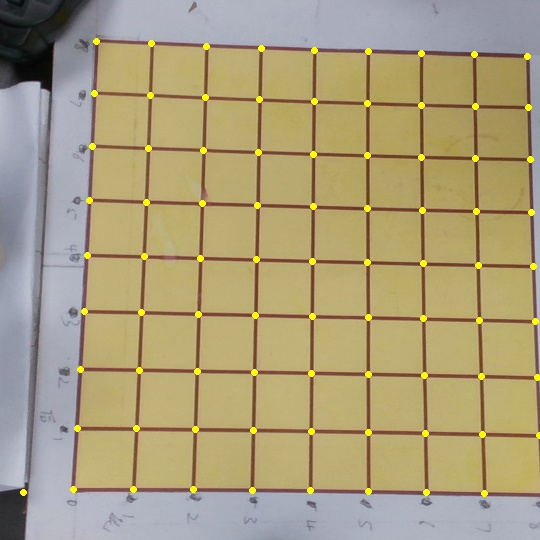
#> input picture src/board.jpg, 540 x 540 px
$ python -i five_chess.py   (imports and definitions only)   (older library calls are emulated)
#> lines starting #> are read from the running program, lines starting #| are printed output that depends on the picture; after the words box and inside, x2 and y2 are one past the last pixel; in counts of white or black regions, pixels touching at a corner belong together
# --**-- coding : utf-8 --**--
# --**-- author:dingchao --**--
# --**-- time :190726   --**--

import cv2  as cv
import numpy as np
import pyrealsense2 as rs
import threading


# using intel realsense


class Recognize():
    def  __init__(self, no_chess_img):
       self.first_img = no_chess_img
       self.white_min = np.array([70, 5, 180])###手动调整，主要是光线影响对这个有很大的干扰
       self.white_max = np.array([75, 30, 220])
       self.black_min = np.array([0, 0, 0])
       self.black_max = np.array([130, 120, 70])
       self.black_list = []   ###识别到的黑子白子，存放的是（x,y）
       self.white_list = []
       self.blackpointij = [] ###存放(i,j)，第几行，第几列
       self.whitepointij =[]
       self.intersection_list =  [[]for i in range(9)]###存放棋盘的交点坐标
       self.time_count = 0
       self.time_tag = 0
       self.len_w_and_b =0
       self.need2getreal =[]
       self.realist = [[]for i in range(9)]
       for j in range(9):
           for i in range(9):
               self.realist[j].append((i * 3.1, round(24.8 - j * 3.1, 1)))


    # [30 lines left out: function get_real, not called in this run]


    def board_rectify(self):#  输出坐标列表
        def perfect_it(ranked_list):
            new_list = []
            def delete_some(ranked_list):
                for i in range(len(ranked_list)):
                    repeat = False
                    repeat_back = False
                    if i < len(ranked_list) - 1:
                        repeat = (((ranked_list[i][1] - ranked_list[i + 1][1]) ** 2 + (
                                ranked_list[i][0] - ranked_list[i + 1][0]) ** 2) < 100)
                    if i > 1:
                        repeat_back = (((ranked_list[i][1] - ranked_list[i - 1][1]) ** 2 + (
                                ranked_list[i][0] - ranked_list[i - 1][0]) ** 2) < 100)
                    if i < len(ranked_list) - 1 \
                            and ranked_list[i][1] <= ranked_list[i + 1][1]  +5 \
                            and ranked_list[i][1] >= ranked_list[i + 1][1] - 5\
                            and not repeat:  ##可手动调整
                        new_list.append(ranked_list[i])
                    elif i > 1 \
                            and ranked_list[i][1] <= ranked_list[i - 1][1] + 5 \
                            and ranked_list[i][1] >= ranked_list[i - 1][1] - 5\
                            and not repeat_back:
                        new_list.append(ranked_list[i])
                    else:
                        pass
                print('删除部分后长度为',len(new_list))

            def add_some(deleted_some):
                list_good = [[] for i in range(9)]
                y_list = []
                x_list = []
                y = 0
                for point in deleted_some:
                    if not (y - 20 <= point[1] <= y + 20):
                        y = point[1]
                        y_list.append(point[1])
                for i in range(9):
                    for point in deleted_some:
                        if (y_list[i] - 20 <= point[1] <= y_list[i] + 20):
                            list_good[i].append(point)
                        else:
                            pass


                for i in range(9):
                    if len(list_good[i]) < 9:
                        dlist = []
                        for j in range(len(list_good[i]) - 1):
                            d = list_good[i][j + 1][0] - list_good[i][j][0]
                            dlist.append(d)
                        sort = dlist.copy()
                        sort.sort()
                        min = sort[0]
                        for j in range(len(dlist)):
                            tmp = (dlist[j] + 10) // min
                            if tmp == 1:
                                pass
                            elif tmp == 2:
                                list_good[i].insert(j + 1, (list_good[i][j][0] + min, list_good[i][j][1]))
                            elif tmp == 3:
                                list_good[i].insert(j + 1, (list_good[i][j][0] + min, list_good[i][j][1]))
                                list_good[i].insert(j + 2, (list_good[i][j][0] + 2 * min + 1, list_good[i][j][1]))
                    else:
                        pass
                print('list good', list_good)
                return list_good
            # [11 lines of commented-out code are left out]

            delete_some(ranked_list)
            perfect_list = add_some(new_list)
           # perfect_list = delete_more(perfect_list)
            return perfect_list

        def point_rank(points_list): #初始化所有点的排序
            points = points_list
            def compare(point1, point2):
                if point2[1] >= point1[1] + 15:
                    return False
                elif point2[1] <= point1[1] - 15:
                    return True
                elif point2[0] >= point1[0]:
                    return False
                else:
                    return True

            def points_rank(points_list):  # 采用快排
                if len(points_list) >= 2:
                    mid = points_list[len(points_list) // 2]  # 选取基准值
                    left, right = [], []  # 定义基准值左右两侧的列表
                    points_list.remove(mid)  # 从原始数组中移除基准值
                    for point in points_list:
                        if compare(point, mid):  # 返回值为真，表示point点比mid大
                            right.append(point)
                        else:
                            left.append(point)
                    return points_rank(left) + [mid] + points_rank(right)
                else:
                    return points_list

            new_lists = points_rank(points)
            print(len(new_lists),'排列好的坐标点：',new_lists)
            return new_lists

        def get_good_line(binary, img):
            # print(~gray ==255 - gray.copy())
            cv.waitKey(30)
            rows, cols = binary.shape
            scale = 30  ###可手动调节
            # 识别横线
            kernel = cv.getStructuringElement(cv.MORPH_RECT, (cols // scale, 1))
            eroded = cv.erode(binary, kernel, iterations=1)
            # cv.imshow("Eroded Image",eroded)
            dilatedcol = cv.dilate(eroded, kernel, iterations=1)
            cv.imshow("row", dilatedcol)
            # 识别竖线
            kernel = cv.getStructuringElement(cv.MORPH_RECT, (1, rows // scale))
            eroded = cv.erode(binary, kernel, iterations=1)
            dilatedrow = cv.dilate(eroded, kernel, iterations=1)
            cv.imshow("col", dilatedrow)
            points_list = []
            # 标识交点
            bitwiseAnd = cv.bitwise_and(dilatedcol, dilatedrow)
            cv.imshow("points", bitwiseAnd.copy())
            im2, points, blackhierarchy = cv.findContours(bitwiseAnd, cv.RETR_EXTERNAL,
                                                           cv.CHAIN_APPROX_SIMPLE)
            for point in points:
                (x, y), radius = cv.minEnclosingCircle(point)
                center = (int(x), int(y))
                points_list.append(center)
                # radius = int(radius)
                # 绘制闭圆
                # img = cv.circle(img, center, radius, (0, 255, 0), 3)
                # cv.imshow('oo', img)
            # 标识表格

            points = point_rank(points_list)
            finallist = perfect_it(points)
            for i in range(9):
                for j in range(9):
                    img2 = cv.circle(img, finallist[i][j], 2, (0, 255, 255), 2)

            cv.imshow('biaoding',img2)
            cv.waitKey(0)
            cv.destroyAllWindows()

            return finallist

        gray = cv.cvtColor(self.first_img, cv.COLOR_BGR2GRAY)
        binary = cv.adaptiveThreshold(~gray, 255,
                                      cv.ADAPTIVE_THRESH_GAUSSIAN_C, cv.THRESH_BINARY, 25, -8) #可手动调整
        self.intersection_list= get_good_line(binary, self.first_img)
        print('终于矫正好棋盘了！！')
        return True, self.intersection_list


    # [106 lines left out: functions get_position, output_point, not called in this run]

>>> import cv2
>>> picture = cv2.imread('board.jpg')
#> picture is the input picture: shape (540, 540, 3); mean B, G, R 123.3, 158.3, 171.1
>>> result = Recognize(picture).board_rectify()
#> in board_rectify, `gray = cv.cvtColor(self.first_img, cv.COLOR_BGR2GRAY)`:
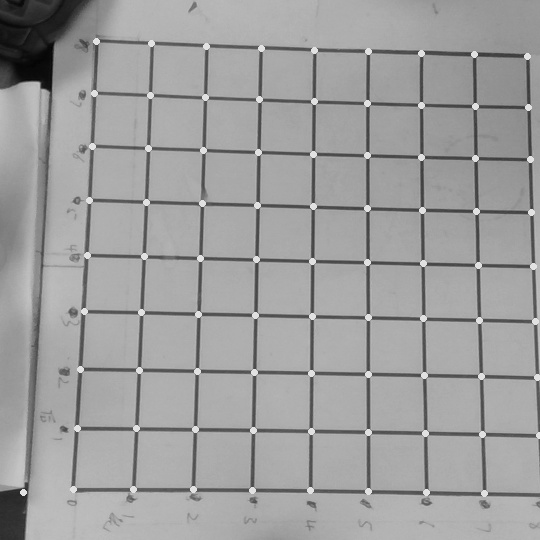
#> gray: shape (540, 540); min 3, max 231, mean 158.2
#> in board_rectify, `binary = cv.adaptiveThreshold(~gray, 255, cv.ADAPTIVE_THRESH_GAUSSIAN_..`:
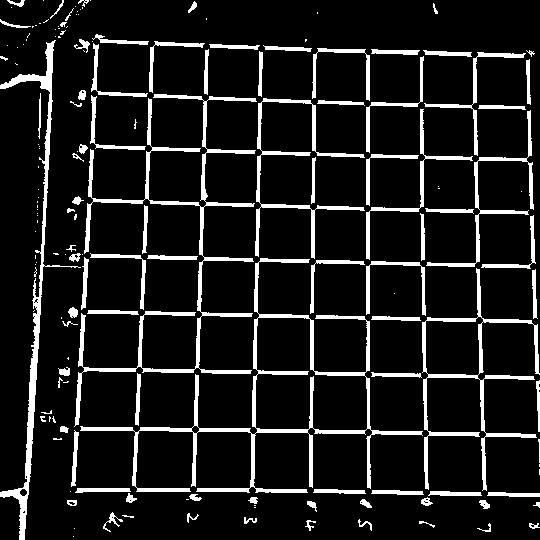
#> binary: shape (540, 540); 11% white; 165 white regions (75 under 20 px), largest, box (x1, y1, x2, y2) and area: (80, 258, 423, 493) 5369, (74, 94, 257, 427) 4712, (0, 40, 81, 540) 3127
#> in get_good_line, `eroded = cv.erode(binary, kernel, iterations=1)`:
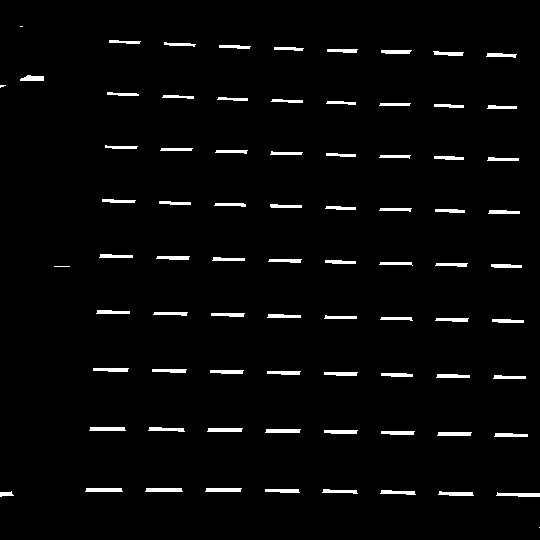
#> eroded: shape (540, 540); 2.8% white; 78 white regions (4 under 20 px), largest, box (x1, y1, x2, y2) and area: (496, 492, 540, 497) 153, (85, 488, 123, 492) 146, (145, 488, 183, 492) 146
#> in get_good_line, `dilatedcol = cv.dilate(eroded, kernel, iterations=1)`:
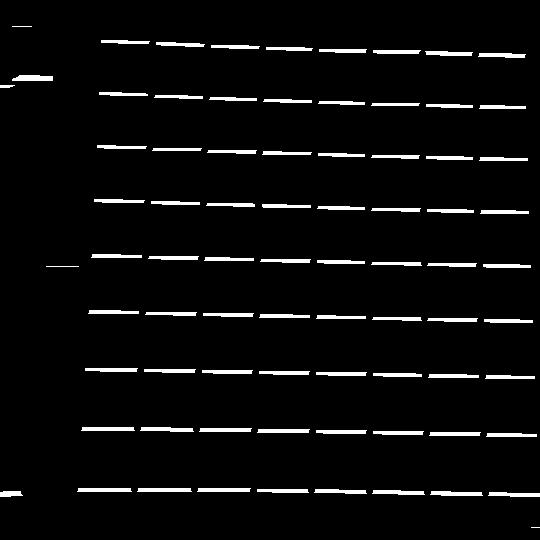
#> dilatedcol: shape (540, 540); 4.6% white; 78 white regions (1 under 20 px), largest, box (x1, y1, x2, y2) and area: (430, 491, 483, 496) 216, (12, 75, 53, 81) 215, (77, 488, 132, 492) 214
#> in get_good_line, `eroded = cv.erode(binary, kernel, iterations=1)`:
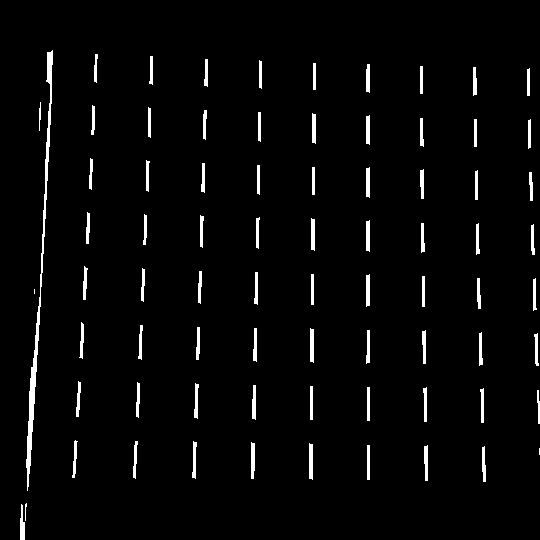
#> eroded: shape (540, 540); 3.1% white; 77 white regions (2 under 20 px), largest, box (x1, y1, x2, y2) and area: (26, 50, 53, 491) 1467, (309, 443, 313, 480) 142, (251, 442, 255, 479) 137
#> in get_good_line, `dilatedrow = cv.dilate(eroded, kernel, iterations=1)`:
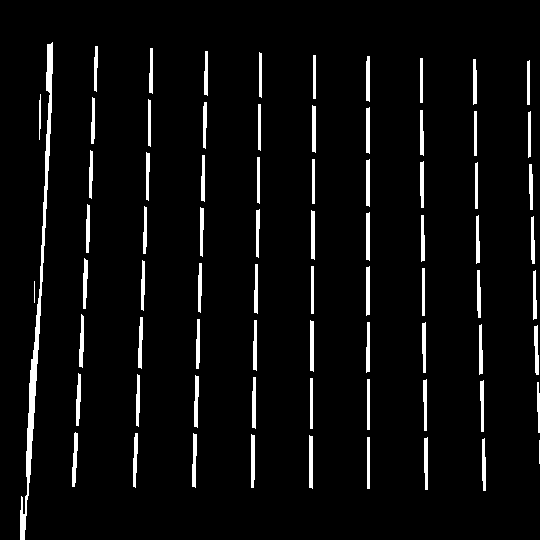
#> dilatedrow: shape (540, 540); 4.9% white; 75 white regions, largest, box (x1, y1, x2, y2) and area: (20, 42, 53, 540) 2218, (72, 432, 78, 487) 212, (309, 435, 313, 489) 210
#> in get_good_line, `bitwiseAnd = cv.bitwise_and(dilatedcol, dilatedrow)`:
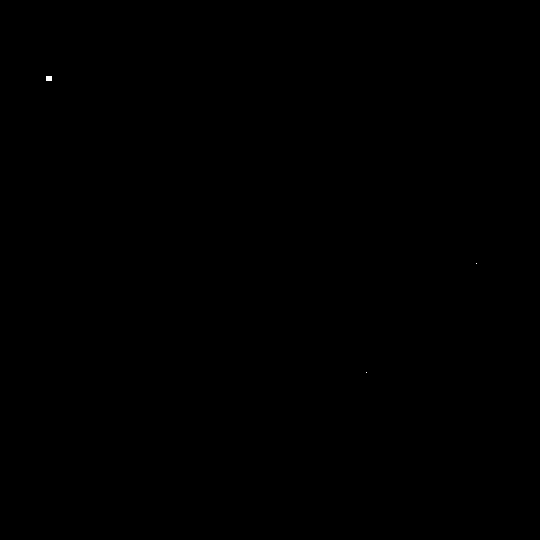
#> bitwiseAnd: shape (540, 540); 0.01% white; 3 white regions (2 under 20 px)
#> in get_good_line, `im2, points, blackhierarchy = cv.findContours(bitwiseAnd, cv.RETR_EXTE..`: points = 3 contours, 2 with area under 20; largest, box (x1, y1, x2, y2) and area: (46, 76, 52, 81) 20; blackhierarchy = [[1, -1, -1, -1], [2, 0, -1, -1], [-1, 1, -1, -1]]
#> the loop in get_good_line, `for point in points:` made 3 passes
#> (x, y, radius) on passes 1 to 2: (366, 372, 0.0001), (476, 263, 0.0001)
#> (point, x, y, radius, center) on pass 3: ([[46, 76], [46, 80], [51, 80], [51, 76]], 48.5, 78, 3.2, (48, 78))
#> after the loop in get_good_line, `for point in points:`: points_list = [(366, 372), (476, 263), (48, 78)]
#> in points_rank, `mid = points_list[len(points_list) // 2]`: mid = (476, 263)
#> the loop in points_rank, `for point in points_list:` made 2 passes
#> after the loop in points_rank, `for point in points_list:`: left = [(48, 78)]; right = [(366, 372)]
#> in point_rank, `new_lists = points_rank(points)`: new_lists = [(48, 78), (476, 263), (366, 372)]
#| 3 排列好的坐标点： [(48, 78), (476, 263), (366, 372)]
#> the loop in delete_some, `for i in range(len(ranked_list)):` made 3 passes
#> after the loop in delete_some, `for i in range(len(ranked_list)):`: new_list = []
#| 删除部分后长度为 0
#> after the loop in add_some, `for point in deleted_some:`: y = 0; y_list = []
#> (the run stopped early here; a loop or call above may not have finished)
